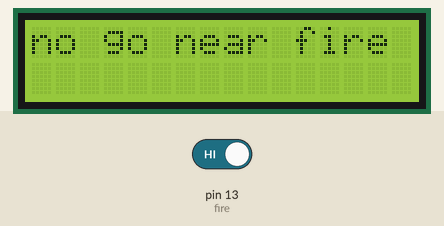
The sketch below on a simulated Arduino Uno, built with avr-gcc and run on an emulated ATmega328P. On the bench: 16×2 character LCD. The test bench sets the inputs (shaded band); at power-on: pin 13 (fire) HIGH.

Above: at 0.1 s.
3.3 s: pin 13 (fire) driven LOW
At 3.6 s:
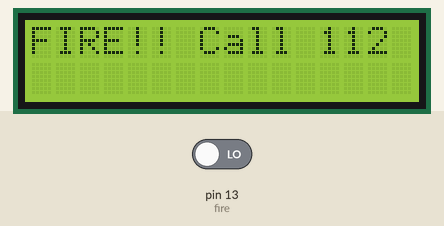
Timing chart, 0 to 6.3 s (numbered marks = the images above; inputs shaded):
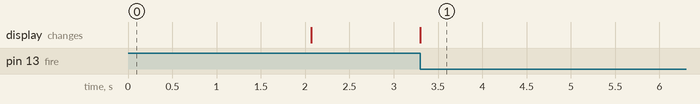

The sketch:

Fire_with_LCD.ino
```cpp
#include <LiquidCrystal.h>
LiquidCrystal lcd (6,7,8,9,10,11);
const int fire = 13;
const int led = 2 ;

void setup()
{
lcd.begin(16,2);
lcd.print("no go near fire ");
delay(2000);
lcd.clear();

}

void loop()
{
int val = digitalRead(fire);
  if(val == LOW)
  {
  lcd.setCursor(0,0);
  lcd.print("FIRE!! Call 112");
  digitalWrite(led,HIGH);
  }
}
```

Measured:
- after the input at 3.3 s, the display: changes at once (image 1)
